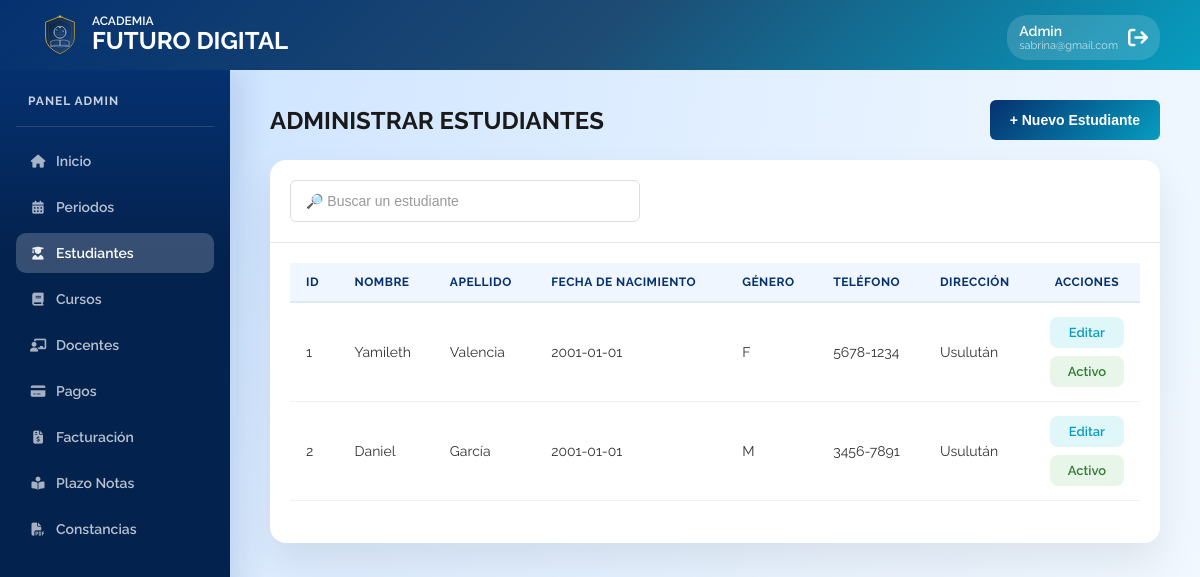
/admin-estudiantes.php (signed in), run on the app's committed database.
### tables this page shows
CREATE TABLE `estudiantes` (
  `id` int PRIMARY KEY NOT NULL AUTO_INCREMENT,
  `usuario_id` int NOT NULL,
  `fecha_nacimiento` date DEFAULT NULL,
  `genero` char(1) DEFAULT NULL,
  `telefono` varchar(20) DEFAULT NULL,
  `direccion` varchar(200) DEFAULT NULL,
  UNIQUE KEY `usuario_id` (`usuario_id`),
  CONSTRAINT `fk_estudiantes_1` FOREIGN KEY (`usuario_id`) REFERENCES `usuarios` (`id`)
);

CREATE TABLE `usuarios` (
  `id` int PRIMARY KEY NOT NULL AUTO_INCREMENT,
  `nombre` varchar(100) NOT NULL,
  `apellido` varchar(100) NOT NULL,
  `correo` varchar(120) NOT NULL,
  `password_hash` varchar(255) NOT NULL,
  `estado` tinyint(1) DEFAULT '1',
  `rol_id` int NOT NULL,
  UNIQUE KEY `correo` (`correo`),
  KEY `rol_id` (`rol_id`),
  CONSTRAINT `fk_usuarios_1` FOREIGN KEY (`rol_id`) REFERENCES `roles` (`id`)
);

### mostrar-tabla-estudiantes.php (the view)
<?php
include('includes/conexion.php');
$sql = "SELECT
    u.id AS usuario_id,
    e.id AS estudiante_id,
    u.nombre,
    u.apellido,
    u.correo,
    u.password_hash,
    u.estado,
    e.fecha_nacimiento,
    e.genero,
    e.telefono,
    e.direccion
    FROM estudiantes e
    INNER JOIN usuarios u ON e.usuario_id = u.id
    WHERE u.rol_id = 2";
$resultado = mysqli_query($conexion, $sql);
if (mysqli_num_rows($resultado) > 0 ){
?>
    <table class="data-table mobile-cards">
        <thead>
            <tr>
                <th>ID</th>
                <th>Nombre</th>
                <th>Apellido</th>
                <th>Fecha de Nacimiento</th>
                <th>Género</th>
                <th>Teléfono</th>
                <th>Dirección</th>
                <th>Acciones</th>
            </tr>
        </thead>
        <tbody>
            <?php while($fila = mysqli_fetch_assoc($resultado)){ ?>
            <tr data-id="<?php echo $fila['usuario_id']; ?>">
                <td data-label="ID"><?php echo $fila['estudiante_id']; ?></td>
                <td data-label="Nombre"><?php echo htmlspecialchars($fila['nombre']); ?></td>
                <td data-label="Apellido"><?php echo htmlspecialchars($fila['apellido']); ?></td>
                <td data-label="Fecha Nac."><?php echo htmlspecialchars($fila['fecha_nacimiento']); ?></td>
                <td data-label="Género"><?php echo htmlspecialchars($fila['genero']); ?></td>
                <td data-label="Teléfono"><?php echo htmlspecialchars($fila['telefono']); ?></td>
                <td data-label="Dirección"><?php echo htmlspecialchars($fila['direccion']); ?></td>
                <td data-label="Acciones" class="acciones-cell">
                    <div class="acciones-texto">
                        <a
                            href="#"
                            class="link-accion abrir-modal-estudiante"
                            data-usuario_id="<?php echo $fila['usuario_id']; ?>"
                            data-estudiante_id="<?php echo $fila['estudiante_id']; ?>"
                            data-nombre="<?php echo htmlspecialchars($fila['nombre']); ?>"
                            data-apellido="<?php echo htmlspecialchars($fila['apellido']); ?>"
                            data-fecha_nacimiento="<?php echo htmlspecialchars($fila['fecha_nacimiento']); ?>"
                            data-genero="<?php echo htmlspecialchars($fila['genero']); ?>"
                            data-telefono="<?php echo htmlspecialchars($fila['telefono']); ?>"
                            data-direccion="<?php echo htmlspecialchars($fila['direccion']); ?>"
                            data-correo="<?php echo htmlspecialchars($fila['correo']); ?>"
                            data-password_hash="<?php echo htmlspecialchars($fila['password_hash']); ?>"
                            data-estado="<?php echo htmlspecialchars($fila['estado']); ?>"
                            onclick="return false;"
                        >
                            Editar
                        </a>
                        <a
                            href="#"
                            class="link-accion btn-toggle-estado <?php echo ($fila['estado'] == 'Activo' || $fila['estado'] == 1) ? 'estado-activo' : 'estado-inactivo'; ?>"
                            data-usuario_id="<?php echo $fila['usuario_id']; ?>"
                        >
                            <?php echo ($fila['estado'] == 'Activo' || $fila['estado'] == 1) ? 'Activo' : 'Inactivo'; ?>
                        </a>
                    </div>
                </td>
            </tr>
            <?php } ?>
        </tbody>
    </table>
<?php
} else {
    echo '<div class="mensaje-vacio">No hay estudiantes registrados.</div>';
}
?>

### css/stylesAdmin.css (style rules this page uses)
:root { --primary-blue: #053170; --secondary-blue: #1D4B73; --accent-teal: #069DBF; --accent-teal-light: #e0f7fa; --accent-teal-hover: #057a96; --bg-main: radial-gradient(circle at top left, #c7e0ff, #eaf4ff, #ffffff); --header-gradient: linear-gradient(135deg, #053170, #1D4B73, #069DBF); --btn-gradient: linear-gradient(135deg, #053170, #069DBF); --danger: #e74c3c; --danger-light: #fee2e2; --success: #27ae60; --success-light: #d1fae5; --success-dark: #065f46; --text-main: #1a1a1a; --text-muted: #666; --border-light: #e5e5e5; --border-focus: #dde3ec; --card-shadow: 0 20px 40px rgba(0, 0, 0, 0.08); --modal-overlay: rgba(5, 49, 112, 0.5); --blue-light: #e0f0ff; }
* { margin: 0; padding: 0; box-sizing: border-box; }
.raleway-all { font-family: "Raleway", sans-serif; font-optical-sizing: auto; font-weight: 400; font-style: normal; }
body { background: var(--bg-main); background-size: 100% 200%; font-family: "Raleway", sans-serif; min-height: 100vh; }
.data-table { width: 100%; border-collapse: collapse; font-size: 14px; }
.data-table thead th { background: #f0f6ff; color: var(--primary-blue); font-weight: 700; font-size: 12px; text-transform: uppercase; letter-spacing: 0.5px; padding: 12px 16px; text-align: left; border-bottom: 2px solid #dde8f5; }
.data-table tbody tr { border-bottom: 1px solid #f0f0f0; transition: background 0.2s; }
.data-table tbody td { padding: 14px 16px; color: #333; vertical-align: middle; white-space: nowrap; overflow-wrap: break-word; }
.data-table thead th:last-child, .data-table tbody td:last-child { text-align: center; white-space: nowrap; }
.link-accion { font-size: 13px; font-weight: 600; text-decoration: none; padding: 8px 14px; border-radius: 8px; transition: all 0.2s; white-space: nowrap; flex-shrink: 0; display: flex; align-items: center; justify-content: center; gap: 6px; }
.acciones-texto { display: flex; flex-direction: column; gap: 8px; align-items: stretch; justify-content: center; }
.link-accion.abrir-modal-estudiante, .link-accion.abrir-modal-docente, .link-accion.abrir-modal-periodo, .link-accion.abrir-modal-plazo, .link-accion.abrir-modal-curso { color: var(--accent-teal); background: var(--accent-teal-light); }
.estado-activo { background-color: #e8f5e9 !important; color: #2e7d32 ; }
@media (min-width: 769px) { .data-table tbody td { white-space: normal; } }
@media (min-width: 769px) { .data-table tbody td:nth-child(2), .data-table tbody td:nth-child(3), .data-table tbody td:nth-child(4), .data-table tbody td:nth-child(8) { white-space: normal; max-width: 200px; } }
@media (min-width: 769px) { .data-table td:nth-child(3), .data-table td:nth-child(4), .data-table td:nth-child(7), .data-table td:nth-child(8) { white-space: normal !important; word-wrap: break-word !important; max-width: 180px !important; text-overflow: ellipsis; } }

### data on the page
estudiantes: id "1", usuario.nombre "Yamileth", usuario.apellido "Valencia", fecha_nacimiento "2001-01-01", genero "F", telefono "5678-1234", direccion "Usulután"
estudiantes: id "2", usuario.nombre "Daniel", usuario.apellido "García", fecha_nacimiento "2001-01-01", genero "M", telefono "3456-7891", direccion "Usulután"

### other printed values
$_SESSION["usuario"] "sabrina@gmail.com"
